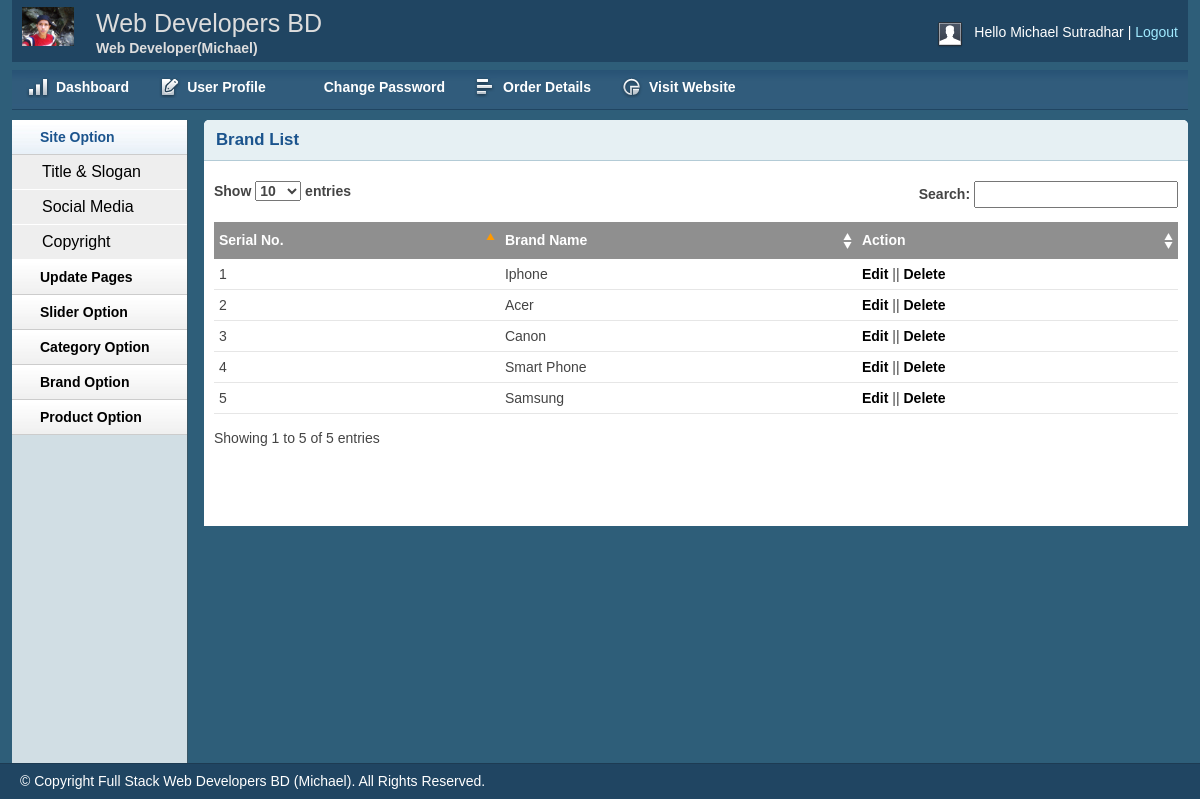
Page /shop/admin/brandlist.php (signed in) on the committed database.
### tables this page shows
CREATE TABLE `tbl_brand` (
  `brandId` int(11) NOT NULL,
  `brandName` varchar(255) NOT NULL
);

### shop/lib/Database.php (called while the page is built, shortened)
<?php
Class Database{
 public $host   = DB_HOST;
 public $user   = DB_USER;
 public $pass   = DB_PASS;
 public $dbname = DB_NAME;
 public $link;
private function connectDB(){
 $this->link = new mysqli($this->host, $this->user, $this->pass,
  $this->dbname);
 }
public function select($query){
  $result = $this->link->query($query) or
   die($this->link->error.__LINE__);
  if($result->num_rows > 0){
    return $result;
  } else {
    return false;
  }
 }
}

### shop/classes/Brand.php (called while the page is built, shortened)
<?php
    $filepath = realpath(dirname(__FILE__));
    include_once ($filepath.'/../lib/Database.php');
?>
<?php
class Brand{
    private $db;
    public function __construct() {
        $this->db = new Database();
    }
    public function getAllbrand(){
        $query = "SELECT * FROM tbl_brand ORDER BY brandId DESC";
        $result = $this->db->select($query);
        return $result;
    }
}
?>

### shop/admin/brandlist.php (the view, shortened to what this page needs)
<?php include 'inc/header.php';?>
<?php include 'inc/sidebar.php';?>
<?php include '../classes/Brand.php';?>
<?php
$brand = new Brand();
?>
        <div class="grid_10">
            <div class="box round first grid">
                <h2>Brand List</h2>
                <div class="block">
                    <table class="data display datatable" id="example">
					<thead>
						<tr>
							<th>Serial No.</th>
							<th>Brand Name</th>
							<th>Action</th>
						</tr>
					</thead>
					<tbody>
                                            <?php
                                            $getbrand = $brand->getAllbrand();
                                            if($getbrand){
                                                $i =0;
                                                while($result = $getbrand->fetch_assoc()){
                                                    $i++;
                                            ?>
						<tr class="odd gradeX">
							<td><?php echo $i;?></td>
							<td><?php echo $result['brandName'];?></td>
                                                        <td><a href="brandedit.php?brandId=<?php echo $result['brandId']?>">Edit</a> || <a onclick="return confirm('Are you sure to delete!')" href="?delbrand=<?php echo $result['brandId']?>">Delete</a></td>
						</tr>
                                            <?php } }?>
					</tbody>
				</table>
               </div>
            </div>
        </div>
<?php include 'inc/footer.php';?>

### shop/admin/css/text.css (style rules this page uses)
body { font: 13px/1.5 Tahoma, Helvetica, Arial, 'Liberation Sans', FreeSans, sans-serif; }
h2 { font-size: 23px; }
p, dl, hr, h1, h2, h3, h4, h5, h6, ol, ul, pre, table, address, fieldset { margin-bottom: 20px; }

### shop/admin/css/grid.css (style rules this page uses)
.grid_1, .grid_2, .grid_3, .grid_4, .grid_5, .grid_6, .grid_7, .grid_8, .grid_9, .grid_10, .grid_11, .grid_12, .grid_13, .grid_14, .grid_15, .grid_16 { display: inline; float: left; margin-left: 1%; margin-right: 1%; }
.container_12 .grid_10 { width: 81.333%; }

### shop/admin/css/layout.css (style rules this page uses)
body { background: #fff none repeat scroll 0 0; color: #444; font-size: 14px; padding: 0; }
a { color: #000; font-weight:bold; text-decoration: none; }
h1, h2, h3, h4, h5, h6 { line-height:1.2em; margin-bottom:.3em; }
h2 { margin-top:1em; }
.box { background:#fff; margin-bottom:20px; padding:10px 10px 10px 10px; margin-left:-8px; }
.box.grid { padding-bottom:40px; }
.box.round { -moz-border-radius: 5px 5px 0px 0px; -webkit-border-radius: 5px 5px 0px 0px; border-radius: 5px 5px 0px 0px; }
.box h2 { font-size:1.2em; font-weight:bold; color:#1B548D; background:#E6F0F3; margin:-10px -10px 0 -10px; padding:10px 12px; border-bottom:1px solid #B3CBD6; -moz-border-radius: 5px 5px 0px 0px; -webkit-border-radius: 5px 5px 0px 0px; border-radius: 5px 5px 0px 0px; }
.box.first { min-height: 406px; }
.block { padding-top:20px; }
.block { padding-bottom:1px; }
table.display { margin: 0 auto; clear: both; width: 100%; }
.sorting_asc { background: #8f8f8f url(../img/table/sort_asc.png) no-repeat center right; padding:8px 5px; text-align:left; color:#fff; }
.sorting { background:#8f8f8f url(../img/table/sort_both.png) no-repeat center right; padding:8px 5px; text-align:left; color:#fff; }
tr.odd { height: 30px; line-height: 30px; border-bottom:1px solid #e6e6e6; }
tr.even { height: 30px; line-height: 30px; border-bottom:1px solid #e6e6e6; }
tr.odd td, tr.even td { padding-left:5px; }

### rows in the picture
tbl_brand: brandName "Iphone"
tbl_brand: brandName "Acer"
tbl_brand: brandName "Canon"
tbl_brand: brandName "Smart Phone"
tbl_brand: brandName "Samsung"

### other values in the picture
Session::get('adminName') "Michael Sutradhar"
